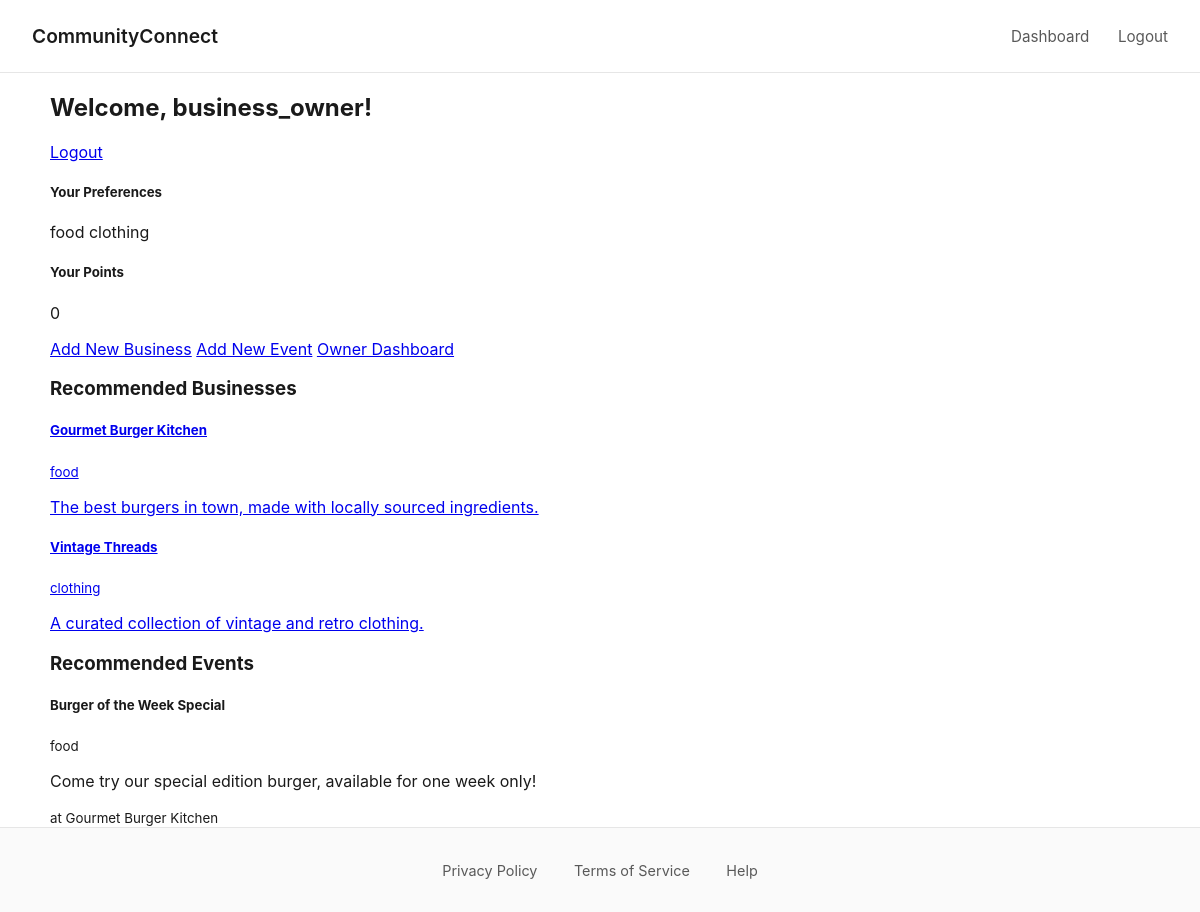
Before: /dashboard/ (signed in) with the older database file.
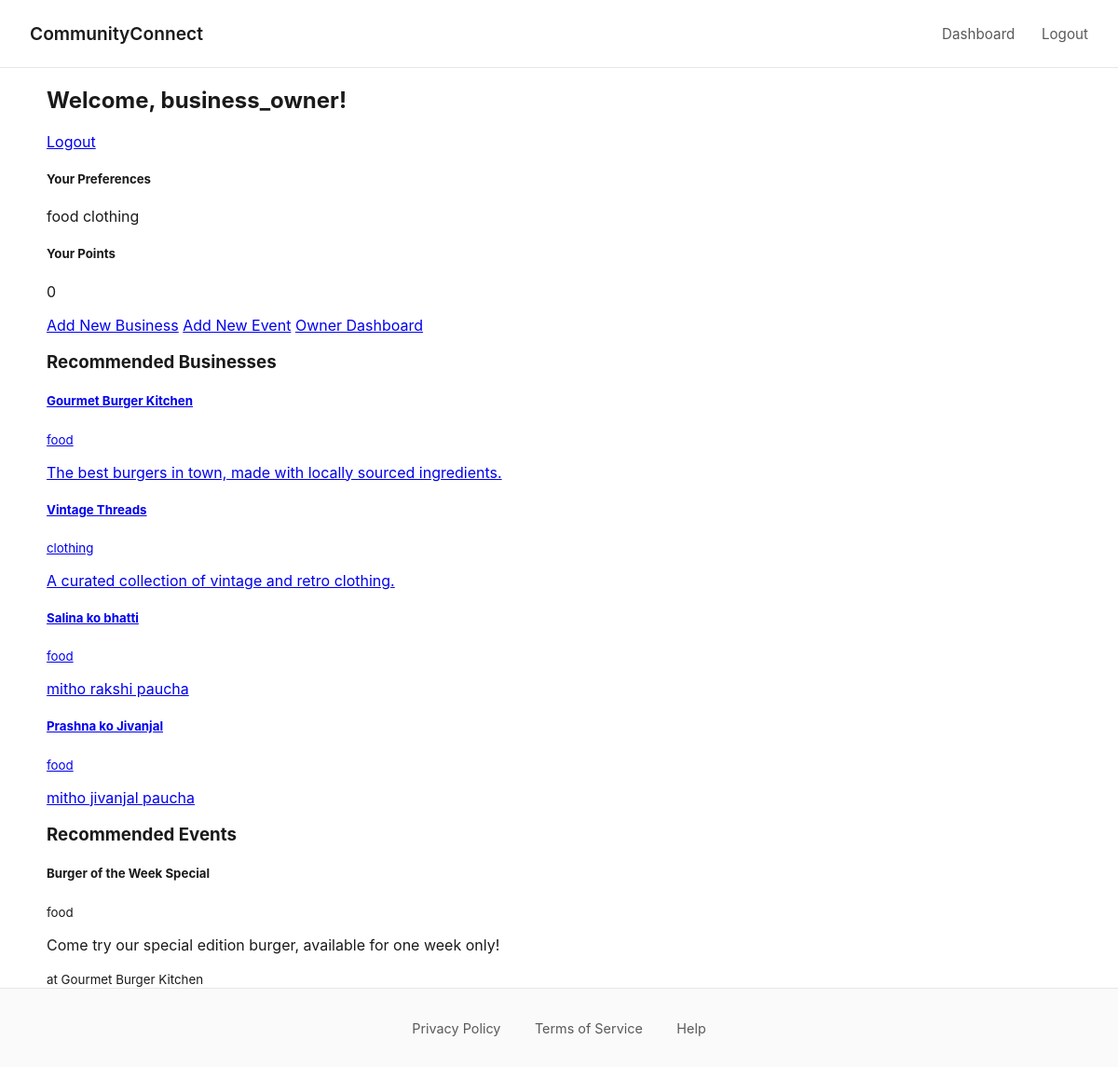
After: the same page with the newer database file.
### fyp/models.py (models this page shows)
class UserProfile(models.Model):
    user = models.OneToOneField(User, on_delete=models.CASCADE)
    preferences = models.JSONField(default=list)  # store list of categories
    points = models.IntegerField(default=0)

class Business(models.Model):
    name = models.CharField(max_length=255)
    description = models.TextField()
    category = models.CharField(max_length=100)
    owner = models.ForeignKey(User, on_delete=models.CASCADE)

class Event(models.Model):
    name = models.CharField(max_length=255)
    description = models.TextField()
    category = models.CharField(max_length=100)
    business = models.ForeignKey(Business, on_delete=models.CASCADE)

### fyp/views.py (the view)
# urls.py: path('dashboard/', views.dashboard_view, name='dashboard'),
@login_required
def dashboard_view(request):
    user_profile, created = UserProfile.objects.get_or_create(user=request.user)
    preferences = user_profile.preferences
    businesses = Business.objects.filter(category__in=preferences)
    events = Event.objects.filter(category__in=preferences)
    context = {
        'user_profile': user_profile,
        'businesses': businesses,
        'events': events
    }
    return render(request, 'fyp/dashboard.html', context)

### fyp/templates/fyp/dashboard.html (shortened to what this page needs)
{% extends 'fyp/base.html' %}
{% block content %}
<div class="d-flex justify-content-between align-items-center my-4">
    <h2>Welcome, {{ user_profile.user.username }}!</h2>
    <a href="{% url 'logout' %}" class="btn btn-secondary">Logout</a>
</div>
<div class="card mb-4">
    <div class="card-body">
        <h5 class="card-title">Your Preferences</h5>
        <p class="card-text">
            {% for preference in user_profile.preferences %}
                <span class="badge bg-primary">{{ preference }}</span>
            {% endfor %}
        </p>
        <h5 class="card-title mt-3">Your Points</h5>
        <p class="card-text">{{ user_profile.points }}</p>
    </div>
</div>
<div class="mb-4">
    <a href="{% url 'add_business' %}" class="btn btn-success">Add New Business</a>
    <a href="{% url 'add_event' %}" class="btn btn-info">Add New Event</a>
    <a href="{% url 'owner_dashboard' %}" class="btn btn-primary">Owner Dashboard</a>
</div>
<div class="row">
    <div class="col-md-6">
        <h3>Recommended Businesses</h3>
        {% if businesses %}
            <div class="list-group">
                {% for business in businesses %}
                    <a href="{% url 'business_detail' business.id %}" class="list-group-item list-group-item-action">
                        <div class="d-flex w-100 justify-content-between">
                            <h5 class="mb-1">{{ business.name }}</h5>
                            <small><span class="badge bg-secondary">{{ business.category }}</span></small>
                        </div>
                        <p class="mb-1">{{ business.description }}</p>
                    </a>
                {% endfor %}
            </div>
        {% else %}
            <div class="alert alert-info" role="alert">
                No recommended businesses based on your preferences yet.
            </div>
        {% endif %}
    </div>
    <div class="col-md-6">
        <h3>Recommended Events</h3>
        {% if events %}
            <div class="list-group">
                {% for event in events %}
                    <div class="list-group-item">
                        <div class="d-flex w-100 justify-content-between">
                            <h5 class="mb-1">{{ event.name }}</h5>
                            <small><span class="badge bg-secondary">{{ event.category }}</span></small>
                        </div>
                        <p class="mb-1">{{ event.description }}</p>
                        <small>at {{ event.business.name }}</small>
                    </div>
                {% endfor %}
            </div>
        {% else %}
            <div class="alert alert-info" role="alert">
                No recommended events based on your preferences yet.
            </div>
        {% endif %}
    </div>
</div>
{% endblock %}

### fyp/templates/fyp/base.html (shortened to what this page needs)
{% load static %}
<!DOCTYPE html>
<html lang="en">
<head>
    <link rel="stylesheet" href="{% static 'fyp/wireframe.css' %}">
</head>
<body>
    <nav class="navbar">
        <a href="{% url 'home' %}" class="nav-brand">CommunityConnect</a>
        <div class="nav-links">
            {% if user.is_authenticated %}
                <a href="{% url 'dashboard' %}">Dashboard</a>
                <a href="{% url 'logout' %}">Logout</a>
            {% else %}
                <a href="{% url 'login' %}">Login</a>
                <a href="{% url 'signup' %}">Sign Up</a>
            {% endif %}
        </div>
    </nav>
    <div class="container">
        {% block content %}{% endblock %}
    </div>
    <footer class="footer">
        <div class="footer-links">
            <a href="#">Privacy Policy</a>
            <a href="#">Terms of Service</a>
            <a href="#">Help</a>
        </div>
    </footer>
</body>
</html>

### fyp/static/fyp/wireframe.css (style rules this page uses)
body { font-family: -apple-system, BlinkMacSystemFont, "Segoe UI", Roboto, "Helvetica Neue", Arial, sans-serif; background-color: #ffffff; color: #1a1a1a; margin: 0; display: flex; flex-direction: column; min-height: 100vh; }
.container { width: 100%; max-width: 1100px; margin: 0 auto; padding: 0 2rem; flex-grow: 1; }
.navbar { display: flex; justify-content: space-between; align-items: center; padding: 1.5rem 2rem; border-bottom: 1px solid #e6e6e6; }
.nav-brand { font-weight: 600; font-size: 1.2rem; text-decoration: none; color: #1a1a1a; }
.nav-links a { margin-left: 1.5rem; text-decoration: none; color: #595959; font-size: 0.95rem; }
.footer { padding: 2rem; text-align: center; border-top: 1px solid #e6e6e6; background-color: #fafafa; }
.footer-links a { margin: 0 1rem; text-decoration: none; color: #595959; font-size: 0.9rem; }

Changed rows visible on the page:
added Business: name "Salina ko bhatti", category "food", description "mitho rakshi paucha"
added Business: name "Prashna ko Jivanjal", category "food", description "mitho jivanjal paucha"
